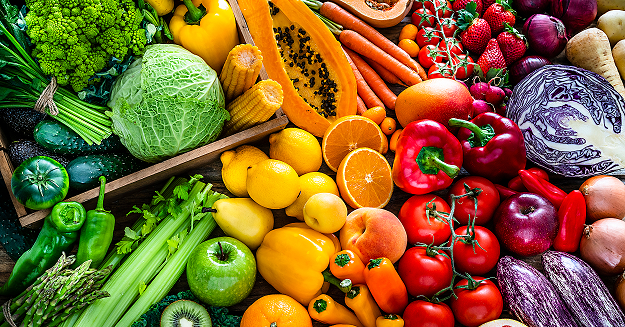
#> input picture Image1-2.png, 625 x 327 px
$ jupyter execute uas.ipynb
#> lines starting #> are read from the running program, lines starting #| are printed output that depends on the picture; after the words box and inside, x2 and y2 are one past the last pixel; in counts of white or black regions, pixels touching at a corner belong together
### processing_list.py
from PIL import Image, ImageOps
import math


# [1140 lines left out: functions ImgNegative, ImgRotate90, ImgRotate180, ImgRotate270, ImgBrightness, ImgLogaritmic and 28 more, not called in this run]


def ImgTestFilter(img_input, coldepth, n):

    print(n)

    if coldepth != 24:
        img_input = img_input.convert('RGB')

    img_output = Image.new('RGB', (img_input.size[0], img_input.size[1]))
    pixels = img_output.load()

    for i in range(n//2, img_input.size[0]-n//2):
        for j in range(n//2, img_input.size[1]-n//2):
            r = []
            b = []
            g = []
            for k in range(n):
                for l in range(n):
                    # creating a list of the pixels around the pixel
                    r.append(img_input.getpixel((i+k-n//2, j+l-n//2))[0])
                    g.append(img_input.getpixel((i+k-n//2, j+l-n//2))[1])
                    b.append(img_input.getpixel((i+k-n//2, j+l-n//2))[2])
            # sorting the lists
            r.sort()
            g.sort()
            b.sort()
            # finding the median of the lists
            r_med = r[len(r)//2]
            g_med = g[len(g)//2]
            b_med = b[len(b)//2]
            # setting the pixel to the median value
            pixels[i, j] = (r_med, g_med, b_med)

    if coldepth == 1:
        img_output = img_output.convert("1")
    elif coldepth == 8:
        img_output = img_output.convert("L")
    else:
        img_output = img_output.convert("RGB")

    return img_output


# [249 lines left out: functions ImgMinFiltering, ImgMaxFiltering, WeightMeanFilter, WeightMeanFilter2, Gradien1Filter, CenterDifFilter, not called in this run]


def SobelFilter(img_input, coldepth):
    if coldepth != 25:
        img_input = img_input.convert("RGB")
        input_pixels = img_input.load()

        output_image = Image.new(
            'RGB', (img_input.size[0], img_input.size[1]))
        output_pixels = output_image.load()

    box_kernel_x = [
        [-1, 0, 1],
        [-2, 0, 2],
        [-1, 0, 1]]

    box_kernel_y = [
        [1, 2, 1],
        [0, 0, 0],
        [-1, -2, -1]]

    kernel_x = box_kernel_x
    kernel_y = box_kernel_y
    offset = len(kernel_x)//2

    for x in range(offset, img_input.size[0] - offset):
        for y in range(offset, img_input.size[1] - offset):
            pixel_sx = [0, 0, 0]
            pixel_sy = [0, 0, 0]

            for a in range(len(kernel_x)):
                for b in range(len(kernel_x)):
                    xn = x + a - offset
                    yn = y + b - offset
                    pixel = input_pixels[xn, yn]
                    pixel_sx[0] += pixel[0] * kernel_x[a][b]
                    pixel_sx[1] += pixel[1] * kernel_x[a][b]
                    pixel_sx[2] += pixel[2] * kernel_x[a][b]

                    pixel_sy[0] += pixel[0] * kernel_y[a][b]
                    pixel_sy[1] += pixel[1] * kernel_y[a][b]
                    pixel_sy[2] += pixel[2] * kernel_y[a][b]

            r_sum = abs(pixel_sx[0])+abs(pixel_sy[0])
            g_sum = abs(pixel_sx[1])+abs(pixel_sy[1])
            b_sum = abs(pixel_sx[2])+abs(pixel_sy[2])

            output_pixels[x, y] = (r_sum, g_sum, b_sum)

    if coldepth == 1:
        output_image = output_image.convert("1")
    elif coldepth == 8:
        output_image = output_image.convert("L")
    else:
        output_image = output_image.convert("RGB")

    return output_image


# [383 lines left out: functions PrewittFilter, RobertFilter, LaplacianFilter, KompasFilter, RobertsFilterX, GaussianFilter and 1 more, not called in this run]


def Erotion(img_input, coldepth):
    sx = [[1, 1, 1], [1, 1, 1], [1, 1, 1]]
    if coldepth != 24:
        img_input = img_input.convert('RGB')

    pixels = img_input.load()
    horizontalSize = img_input.size[0]
    verticalSize = img_input.size[1]
    img_output = Image.new('RGB', (horizontalSize, verticalSize))
    newPixels = img_output.load()

    # erosion filter for grayscale image
    for i in range(1, horizontalSize - 1):
        for j in range(1, verticalSize - 1):
            xRGB = pixels[i, j]
            xR = xRGB[0]
            xG = xRGB[1]
            xB = xRGB[2]
            x = (xR + xG + xB) // 3
            min = 255
            for a in range(3):
                for b in range(3):
                    xn = i + a - 1
                    yn = j + b - 1
                if sx[a][b] == 1:
                    xRGB = pixels[xn, yn]
                    xR = xRGB[0]
                    xG = xRGB[1]
                    xB = xRGB[2]
                    x = (xR + xG + xB) // 3
                    if x < min:
                        min = x
            newPixels[i, j] = (min, min, min)

    if coldepth == 1:
        img_output = img_output.convert("1")
    elif coldepth == 8:
        img_output = img_output.convert("L")
    else:
        img_output = img_output.convert("RGB")

    return img_output


# dilation filter dengan kernel 3x3
# [397 lines left out: functions Dilation, DilationBinary, Opening, Closing, WhiteTopHat, BlackTopHat and 4 more, not called in this run]

### uas.ipynb
[cell 1]
#import library
import numpy as np
# import cv2
import matplotlib.pyplot as plt
from processing_list import *

[cell 2]
# baca image dengan pillow
img = Image.open('Image1-2.png')
#> img is the input picture: PIL image 625x327 RGBA; mean R, G, B, A 132.4, 100.6, 45.8, 255
img.show()

[cell 3]
# convert to rgb
img_rgb = img.convert('RGB')
# convert to hsv
img_hsv = img.convert('HSV')
#> img_hsv: PIL image 625x327 HSV; mean H, S, V 69.1, 193.3, 152.8

[cell 4]
# ambil nilai rgb
r, g, b = img_rgb.split()
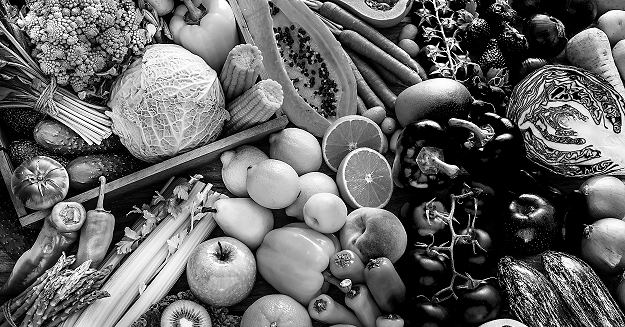
#> g: PIL image 625x327 L; min 0, max 255, mean 100.6
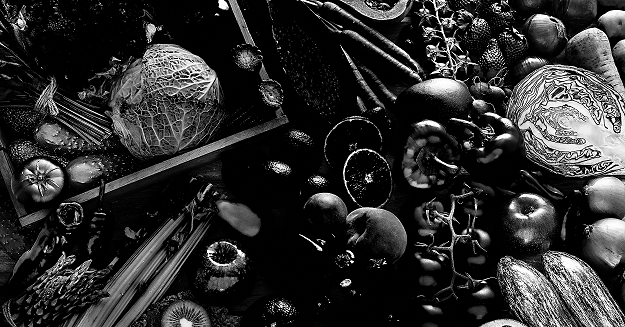
#> b: PIL image 625x327 L; min 0, max 255, mean 45.8
# ambil nilai hsv
h, s, v = img_hsv.split()
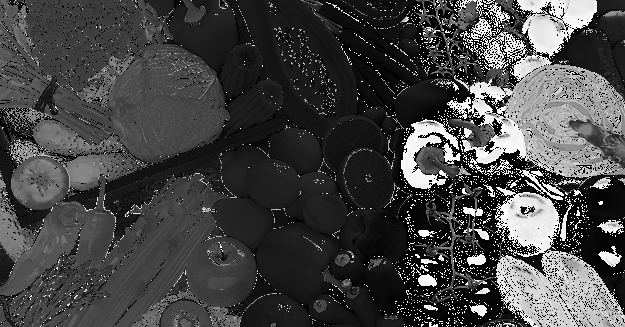
#> h: PIL image 625x327 L; min 0, max 254, mean 69.1
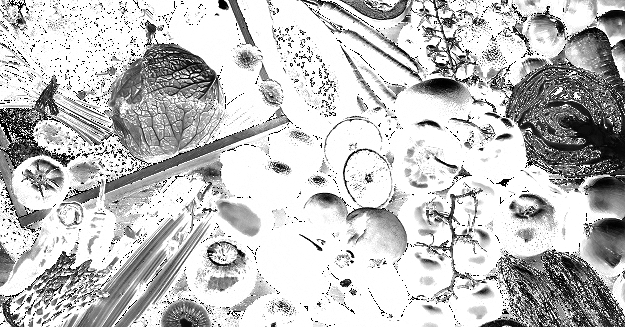
#> s: PIL image 625x327 L; min 0, max 255, mean 193.3
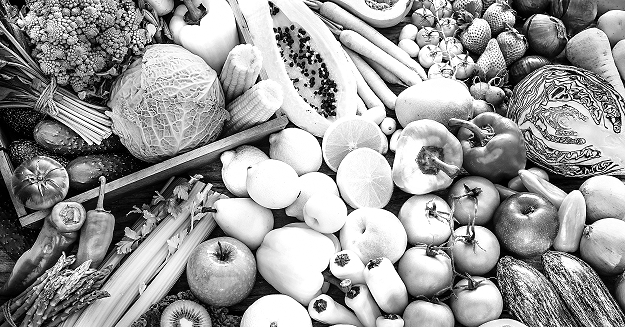
#> v: PIL image 625x327 L; min 0, max 255, mean 152.8

[cell 5]
# plotting gambar rgb
fig, ax = plt.subplots(1, 4, figsize=(20, 10))
ax[0].imshow(img_rgb)
ax[0].set_title('RGB')
ax[1].imshow(r)
ax[1].set_title('Red')
ax[2].imshow(g)
ax[2].set_title('Green')
ax[3].imshow(b)
ax[3].set_title('Blue')
plt.show()

[cell 6]
# plotting gambar hsv
fig, ax = plt.subplots(1, 4, figsize=(20, 10))
ax[0].imshow(img_hsv)
ax[0].set_title('HSV')
ax[1].imshow(h)
ax[1].set_title('Hue')
ax[2].imshow(s)
ax[2].set_title('Saturation')
ax[3].imshow(v)
ax[3].set_title('Value')
plt.show()

[cell 7]
#melihat rentangan nilai pada channel hue
plt.plot(h.histogram())
plt.show()
#> figure, not shown here; curve peaks at x = 0, y = 24299

[cell 8]
# rentangan nilai pada channel hue yang akan digunakan
range_hue = [(0, 48), (49, 95), (135, 200)]

# perulangan untuk mengecek apakah nilai pada channel hue berada pada rentangan nilai yang telah ditentukan
hue_img = []
for warna in range_hue:
    hue_pixel = np.zeros((img_hsv.size[0], img_hsv.size[1]))
    for i in range(h.size[0]):
        for j in range(h.size[1]):
            if h.getpixel((i, j)) > warna[0] and h.getpixel((i,j)) < warna[1]:
                hue_pixel[i, j] = 1
    hue_img.append(hue_pixel)
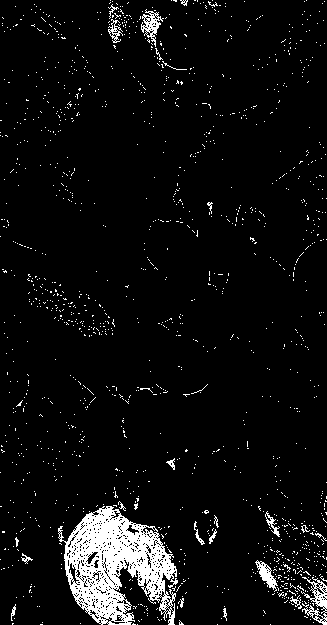
#> hue_pixel: shape (625, 327) float64; values 0 (black) and 1 (white), 5.8% white; 1392 white regions (1368 under 20 px), largest, box (x1, y1, x2, y2) and area: (58, 506, 178, 625) 7418, (301, 577, 327, 625) 475, (141, 9, 164, 47) 316

[cell 9]
print(hue_img[0])
#> (printed output is left out)

[cell 10]
# plotting gambar hasil rentangan hue

fig, ax = plt.subplots(1, 3, figsize=(20, 10))
ax[0].imshow(hue_img[0])
ax[0].set_title('Hue 1')
ax[1].imshow(hue_img[1])
ax[1].set_title('Hue 2')
ax[2].imshow(hue_img[2])
ax[2].set_title('Hue 3')

# plt.xticks([])
# plt.yticks([])
plt.show()
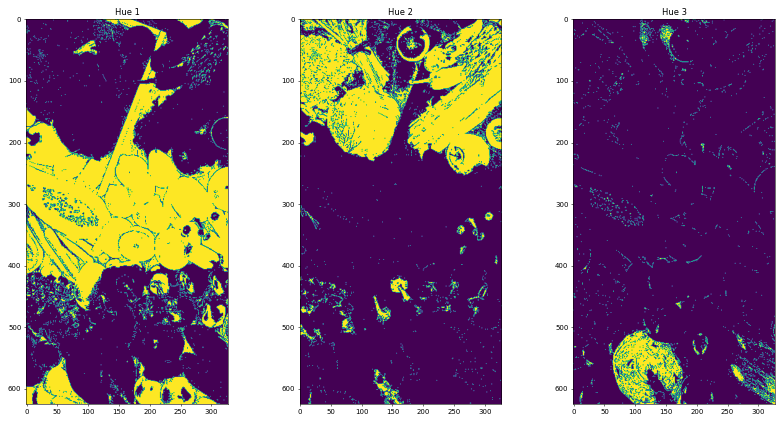
#> figure drawn by matplotlib, 3 panels

[cell 11]
#edge detection pada channel value
value_edge = SobelFilter(v, 8)
#> in SobelFilter, `output_image = Image.new( 'RGB', (img_input.size[0], img_input.size[1]))`: output_image: PIL image 625x327 RGB; every value is 0
#> in SobelFilter, `output_image = output_image.convert("L")`:
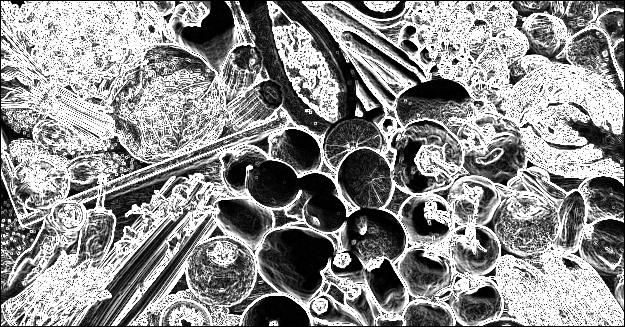
#> output_image: PIL image 625x327 L; min 0, max 255, mean 142.7
value_edge

ubah tepi jadi item
erotion
gabung

[cell 12]
# change color edge to black
for i in range(value_edge.size[0]):
    for j in range(value_edge.size[1]):
        if value_edge.getpixel((i, j)) == 255:
            value_edge.putpixel((i, j), 0)
        else:
            value_edge.putpixel((i, j), 255)
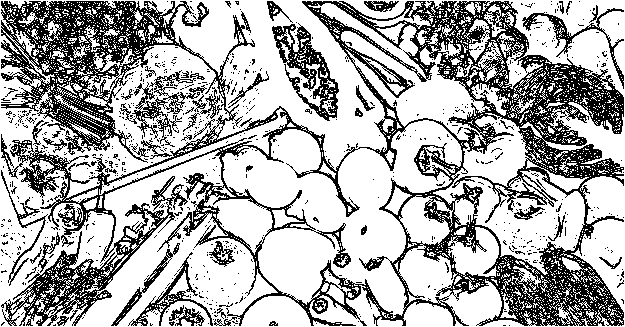
#> value_edge: PIL image 625x327 L; 68% white; black in thin lines or dots

value_edge

[cell 13]
# erosion pada channel value yang telah dilakukan edge detection
value_erosion = Erotion(value_edge, 8)
#> in Erotion, `img_input = img_input.convert('RGB')`: img_input: PIL image 625x327 RGB; 68% white; black in thin lines or dots
#> in Erotion, `img_output = img_output.convert("L")`: img_output: PIL image 625x327 L; 51.7% white; 247 black regions (204 under 20 px), largest, box (x1, y1, x2, y2) and area: (0, 0, 625, 327) 90724, (271, 21, 340, 120) 3054, (110, 242, 181, 325) 817
value_erosion

[cell 14]
#gabungkan hasil edge detection dengan hasil hue yang telah ditentukan
for i in range(value_erosion.size[0]):
    for j in range(value_erosion.size[1]):
        if value_erosion.getpixel((i, j)) == 255 and hue_img[0][i, j] == 1:
            value_erosion.putpixel((i, j), 0)
        else:
            value_erosion.putpixel((i, j), 255)
#> value_erosion: PIL image 625x327 L; 72.5% white; 865 black regions (789 under 20 px), largest, box (x1, y1, x2, y2) and area: (223, 128, 405, 311) 13345, (172, 1, 386, 166) 12768, (259, 227, 339, 302) 3903

value_erosion

[cell 15]
# hilangkan noise dengan median filter
value_median = ImgTestFilter(value_erosion, 1, 5)
#> in ImgTestFilter, `img_output = img_output.convert("1")`:
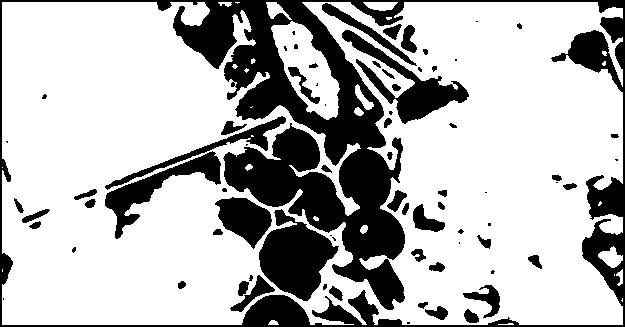
#> img_output: PIL image 625x327 1; 71.9% white; 75 black regions (27 under 20 px), largest, box (x1, y1, x2, y2) and area: (0, 0, 625, 327) 38908, (259, 209, 339, 301) 4158, (342, 30, 469, 124) 3088
value_median
